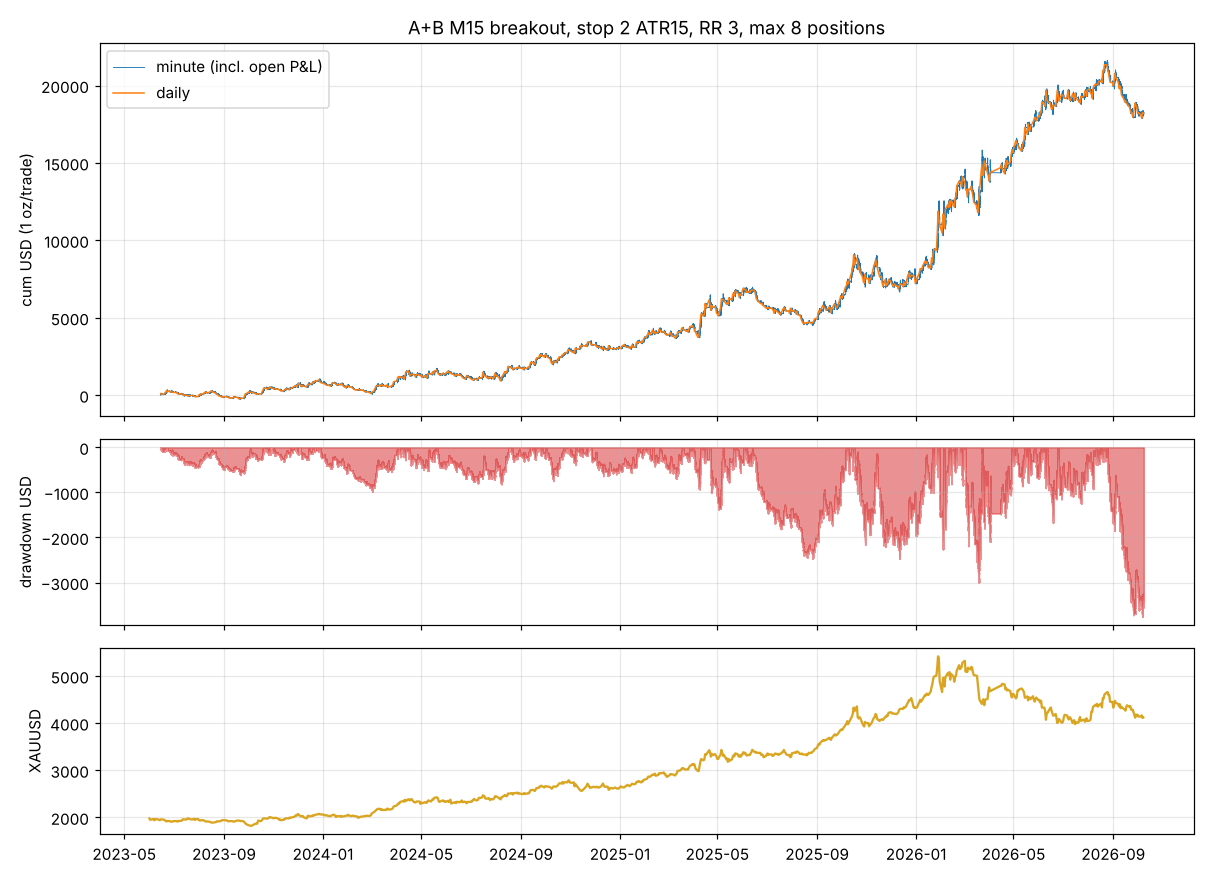

The script that saved this image:
"""第三十部分補充：最大回撤（MDD）拆解。

A+B 過濾的 M15 突破，停損 2 ATR15、RR 3，持倉上限 N = 1 / 8 / 不限，每單 1 盎司。
三種算法：
  日結   ：每天把「當天進場的單」損益加總，用日權益曲線算（第二十八~三十部分表格用的就是這個）
  逐筆   ：依出場時間逐筆累加已實現損益
  逐分鐘 ：含未平倉浮動損益，每分鐘用 M1 收盤價重估（最接近帳戶實際看到的）
另列：回撤開始 / 谷底 / 回到新高的日期、持續天數、前 5 大回撤、谷底那段的成因。
"""
import numpy as np
import pandas as pd
import part29_rr_grid as G
from part30_max_positions import cap_total

IDX = G.IDX
C = G.W.C
pos_of = pd.Series(np.arange(len(IDX)), IDX)
evs = [e for e, k in zip(G.ev, G.mA & G.mB) if k]
lines = []


def p(s=""):
    print(s)
    lines.append(s)


def sim_with_px(evs, s, t):
    rows = []
    for i, L, side, a in evs:
        risk = s * a
        r = G.sim_detail(i, L, side, L - side * risk, L + side * t * risk)
        if r is None:
            continue
        j, px, why = r
        rows.append((IDX[i], IDX[j], side, L, G.W.SP[i], (px - L) * side - G.W.SP[i], why, i, j))
    T = pd.DataFrame(rows, columns=["進場時間", "出場時間", "dir", "entry", "sp", "usd", "why", "i", "j"])
    T["train"] = T.進場時間 < "2025-01-01"
    return T.sort_values("進場時間").reset_index(drop=True)


def episodes(eq, top=5):
    """回傳前 top 大的回撤段：(高點時間, 谷底時間, 回到高點時間, 幅度)。"""
    peak = eq.cummax()
    dd = peak - eq
    out = []
    used = pd.Series(False, eq.index)
    for _ in range(top):
        x = dd[~used]
        if x.empty or x.max() <= 0:
            break
        tr = x.idxmax()
        pk = eq[:tr].idxmax()
        after = eq[tr:]
        rec = after[after >= eq[pk]]
        end = rec.index[0] if len(rec) else None
        out.append((pk, tr, end, dd[tr]))
        used[pk:(end if end is not None else eq.index[-1])] = True
    return out


def minute_equity(T):
    n = len(IDX)
    D = np.zeros(n + 1)
    E = np.zeros(n + 1)
    R = np.zeros(n + 1)
    for r in T.itertuples():
        D[r.i] += r.dir; D[r.j] -= r.dir
        E[r.i] += r.dir * r.entry; E[r.j] -= r.dir * r.entry
        R[r.j] += r.usd
        R[r.i] -= 0  # 點差在出場時隨已實現損益一起計
    D, E, R = np.cumsum(D)[:n], np.cumsum(E)[:n], np.cumsum(R)[:n]
    eq = R + C * D - E
    keep = (D != 0) | (np.diff(np.r_[0, R]) != 0)
    return pd.Series(eq, IDX)[keep]


T0 = sim_with_px(evs, 2.0, 3.0)
for n in (1, 8, None):
    x = cap_total(T0, n)
    lab = f"上限 {n}" if n else "不限"
    daily = x.groupby(x.進場時間.dt.date).usd.sum()
    deq = daily.cumsum()
    tq = x.sort_values("出場時間").set_index("出場時間").usd.cumsum()
    meq = minute_equity(x)
    month = x.groupby(x.進場時間.dt.to_period("M")).usd.sum()
    p(f"=== {lab}（{len(x)} 筆，每天 {len(x) / x.進場時間.dt.date.nunique():.1f} 筆，總獲利 {x.usd.sum():+,.0f}，平均每月 {month.mean():+,.0f}）===")
    for nm, eq in (("日結", deq), ("逐筆", tq), ("逐分鐘(含浮動)", meq)):
        dd = (eq.cummax() - eq)
        p(f"  {nm:12s} MDD {dd.max():7,.0f} 美元（= {dd.max() / month.mean():.1f} 個月平均獲利）")
    p("  前 5 大回撤（日結）：")
    for pk, tr, end, amt in episodes(deq):
        dur = (pd.Timestamp(end) - pd.Timestamp(pk)).days if end is not None else None
        seg = x[(x.進場時間.dt.date > pk) & (x.進場時間.dt.date <= tr)]
        p(f"    {amt:6,.0f}：高點 {pk} → 谷底 {tr}（{(pd.Timestamp(tr) - pd.Timestamp(pk)).days} 天）→ "
          f"{'回到新高 ' + str(end) + f'（共 {dur} 天）' if end is not None else '尚未回到新高'}；"
          f"期間 {len(seg)} 筆，勝率 {(seg.usd > 0).mean():.0%}，多單 {(seg.dir > 0).mean():.0%}")
    worst = daily.nsmallest(3)
    p("  最差 3 天：" + "，".join(f"{k} {v:+,.0f}（{len(x[x.進場時間.dt.date == k])} 筆）" for k, v in worst.items()))
    p("  逐年 MDD（日結）：" + "，".join(
        f"{y} {((deq[[d.year == y for d in deq.index]].cummax() - deq[[d.year == y for d in deq.index]]).max()):,.0f}"
        for y in (2023, 2024, 2025, 2026)))
    p()
    if n == 8:
        try:
            import matplotlib
            matplotlib.use("Agg")
            import matplotlib.pyplot as plt
            fig, ax = plt.subplots(3, 1, figsize=(11, 8), sharex=True, gridspec_kw=dict(height_ratios=[2, 1, 1]))
            mi = pd.DatetimeIndex(meq.index)
            ax[0].plot(mi, meq.values, lw=.6, label="minute (incl. open P&L)")
            ax[0].plot(pd.DatetimeIndex(deq.index), deq.values, lw=1, label="daily")
            ax[0].set_ylabel("cum USD (1 oz/trade)"); ax[0].legend(); ax[0].grid(alpha=.3)
            ax[0].set_title("A+B M15 breakout, stop 2 ATR15, RR 3, max 8 positions")
            ax[1].fill_between(mi, -(meq.cummax() - meq).values, 0, color="tab:red", alpha=.5)
            ax[1].set_ylabel("drawdown USD"); ax[1].grid(alpha=.3)
            px = G.W.B.daily.C
            ax[2].plot(px.index, px.values, color="goldenrod"); ax[2].set_ylabel("XAUUSD"); ax[2].grid(alpha=.3)
            plt.tight_layout(); plt.savefig("part30_mdd.png", dpi=110)
        except ImportError:
            pass
open("results_part30_mdd.txt", "w").write("\n".join(lines) + "\n")
